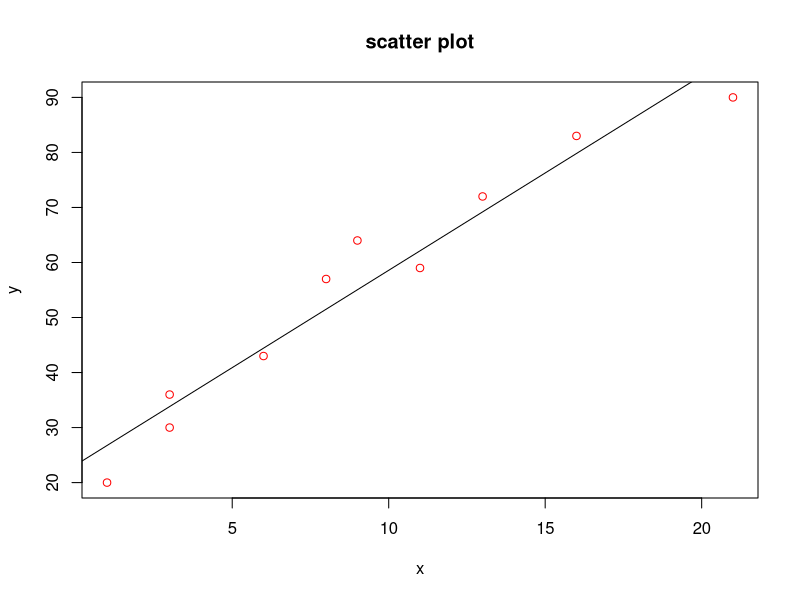

Generate this figure with R:
#No of Years of Exprience of employees
x<-c(3,8,9,13,3,6,11,21,1,16)
#Salary of employees
y<-c(30,57,64,72,36,43,59,90,20,83)
plot(x,y,col='red',main="scatter plot")
model<-lm(y~x) #finding linear regression
attributes(model)
coef(model)
summary(model)
abline(model) #find best fit line
a<-data.frame(x=10)
predict(model,a)
